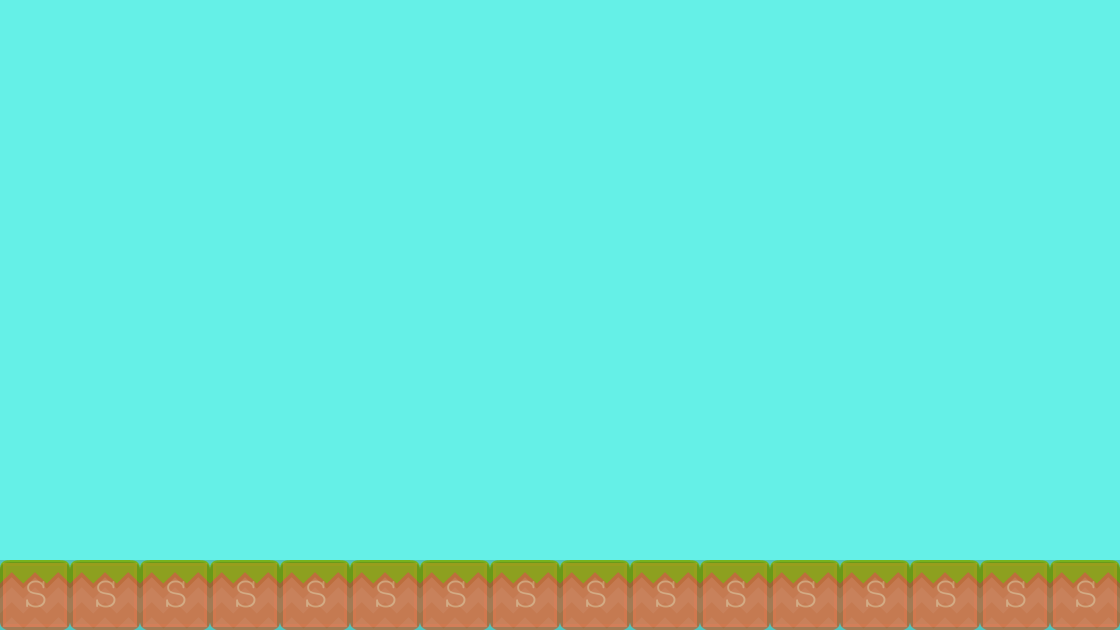

Below is a game level as drawn by its tile map, then a one-line description and the .tmx that defines it (tile-layer data replaced by summaries):
An orthogonal 16x9 tile map with 70x70 px tiles, 2 tile layers (backGround, collision), 2 tilesets.

<map version="1.0" orientation="orthogonal" renderorder="right-down" width="16" height="9" tilewidth="70" tileheight="70" backgroundcolor="#65f0e7">
 <tileset firstgid="1" name="background-tiles" tilewidth="70" tileheight="70">
  <image source="../img/background-tiles.png" width="910" height="910" />
 </tileset>
 <tileset firstgid="170" name="meta-tiles" tilewidth="70" tileheight="70">
  <image source="../img/meta-tiles.png" width="350" height="70" />
 </tileset>
 <layer name="backGround" width="16" height="9">
  <data>[144 cells, 16 non-empty, 1 distinct tile ids]</data>
 </layer>
 <layer name="collision" width="16" height="9" opacity="0.19">
  <data>[144 cells, 16 non-empty, 1 distinct tile ids]</data>
 </layer>
</map>
